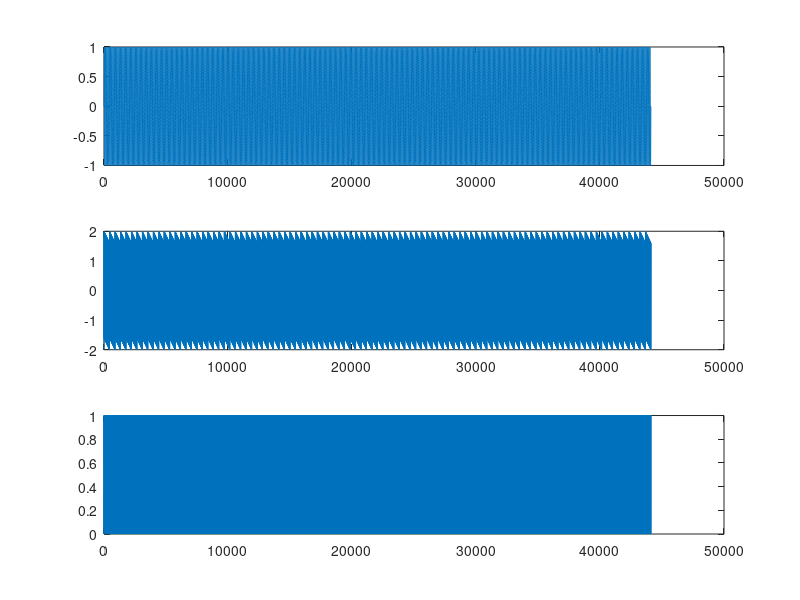

Write the MATLAB code that produced this figure.
close all; clear; clc;
%%
Fs = 44100;
dt = 1/Fs;
duration = 1;
fx = 440;
A = 1;
t = 0:dt:duration;

signal = A*sin(2*pi*t*fx);

Am = 2;
fm = 10*fx;

mod = Am*sawtooth(2*pi*t*fm);

pwm = zeros(length(signal),1);

for i = 1:length(signal)
if (signal(i)>=mod(i))
    pwm(i)=1;
else
    pwm(i)=0;
end
end
%%

soundsc(pwm,Fs)
%%
figure
subplot(3,1,1)
plot(signal)
subplot(3,1,2)
plot(mod)
subplot(3,1,3)
plot(pwm)